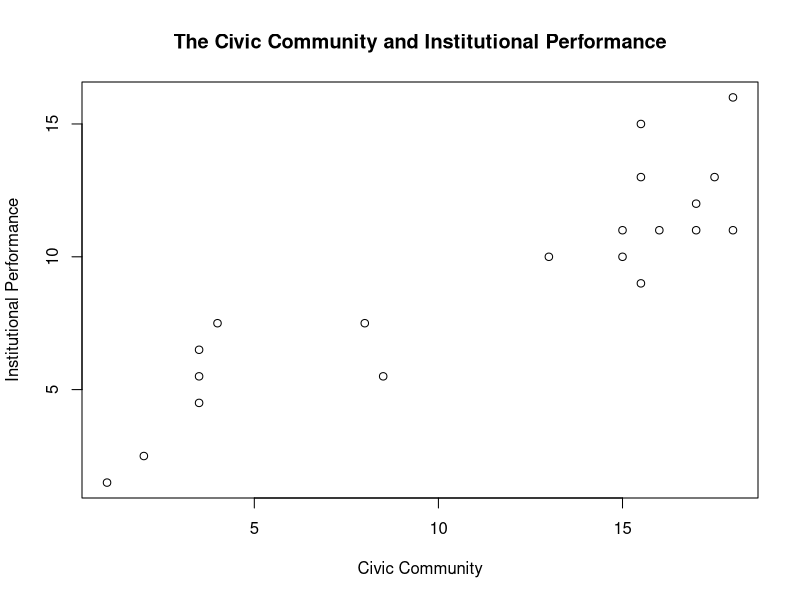
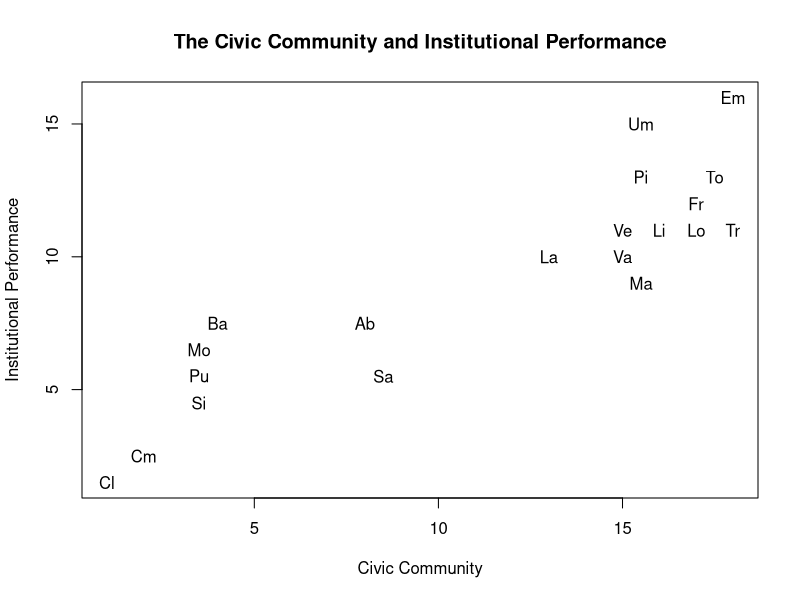

R code for these plots, in order:
putnam <- read.csv("putnam.csv")
attach(putnam)
jpeg(filename = "ip_cc.jpg")
plot(cc, ip, main = "The Civic Community and Institutional Performance", xlab = "Civic Community", ylab = "Institutional Performance")
dev.off()

jpeg(filename = "ip_cc2.jpg")
plot(cc, ip, main = "The Civic Community and Institutional Performance", xlab = "Civic Community", ylab = "Institutional Performance", type = "n")
text(cc, ip, region)
dev.off()

#相関係数の計算
result_cor <- cor.test(ip, cc)
result_cor